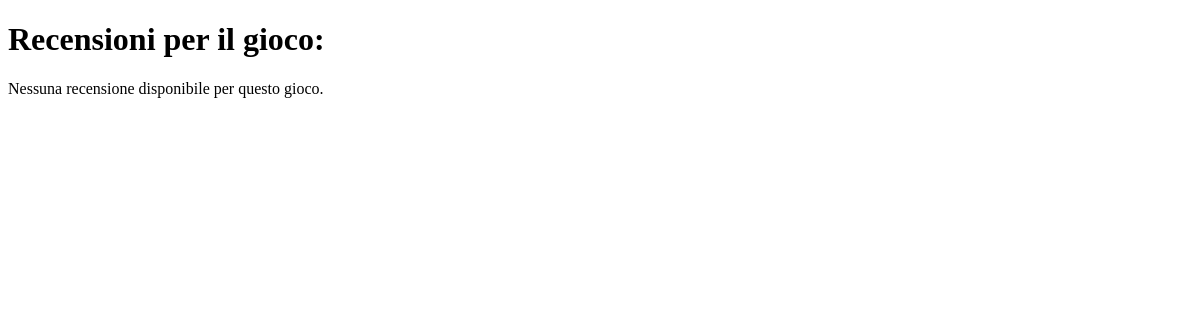
Page /gestione/gameStat/18/ on the earlier database version.
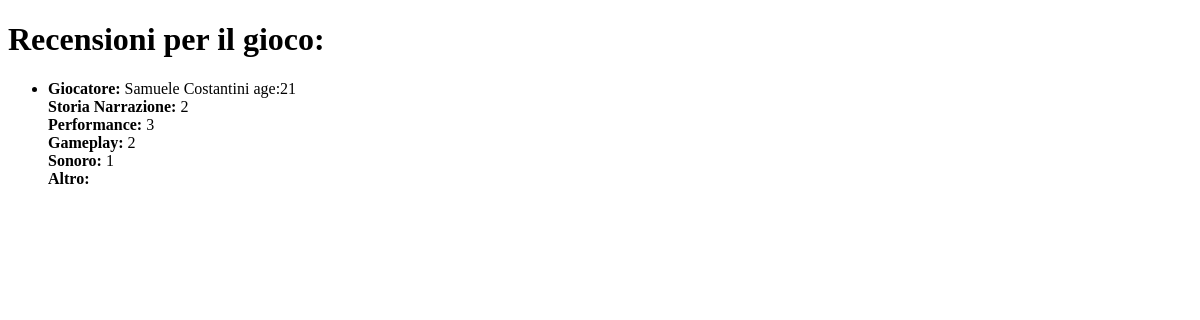
Same page on the later database version.
### gestione/models.py (models this page shows, shortened)
class Review(models.Model):
    game = models.ForeignKey(Game, on_delete=models.CASCADE)
    player = models.ForeignKey(Player, on_delete=models.CASCADE)
    plot_rating = models.PositiveIntegerField(default=1, validators=[MinValueValidator(1), MaxValueValidator(5)])
    music_rating = models.PositiveIntegerField(default=1, validators=[MinValueValidator(1), MaxValueValidator(5)])
    gameplay_rating = models.PositiveIntegerField(default=1, validators=[MinValueValidator(1), MaxValueValidator(5)])
    performance_rating = models.PositiveIntegerField(default=1, validators=[MinValueValidator(1), MaxValueValidator(5)])
    comment = models.TextField()
    class Meta:
        unique_together = ('game', 'player',)

class Player(models.Model):
    user = models.OneToOneField(User, on_delete=models.CASCADE)
    name=models.CharField(max_length=100)
    surname=models.CharField(max_length=100)
    age=models.PositiveIntegerField()
    pict=models.ImageField(upload_to="static/player_img", blank=True, null=True,default="null")
    console = models.CharField(max_length=255, choices=CONSOLE_CHOICES, blank=True, null=True)
    games=models.ManyToManyField(Game)
    country = CountryField()

### gestione/viewsPublisher.py (the view)
# urls.py: path('gameStat/<int:game_id>/',show_game_stat,name='show_game_stat'),
def show_game_stat(request, game_id):
    game=Game.objects.get(pk=game_id)
    reviews=Review.objects.filter(game=game)
    return render(request,'showgameReview.html',{'reviews':reviews})

### webapp/context_processors.py (called while the page is built)
def category_choices_processor(request):
    return {'category_choices': CATEGORY_CHOICES}

def console_choices_processor(request):
    return {'console_choices': CONSOLE_CHOICES}

def category_choices_processor2(request):
    return {'category_choices': CATEGORY_CHOICES2}

def console_choices_processor2(request):
    return {'console_choices': CONSOLE_CHOICES2}

### gestione/templates/showGameReview.html
{% extends 'base.html' %}
{% block content %}
    <h1>Recensioni per il gioco: {{ game.nome }}</h1>
    {% if reviews %}
        <ul>
            {% for review in reviews %}
                <li>
                    <strong>Giocatore:</strong> {{ review.player.name }} {{ review.player.surname }} age:{{review.player.age}}
                    <br>
                    <strong>Storia Narrazione:</strong> {{ review.plot_rating }}
                    <br>
                    <strong>Performance:</strong> {{ review.performance_rating }}
                    <br>
                    <strong>Gameplay:</strong> {{ review.gameplay_rating }}
                    <br>
                    <strong>Sonoro:</strong> {{ review.music_rating }}
                    <br>
                    <strong>Altro:</strong> {{ review.comment }}
                </li>
            {% endfor %}
        </ul>
    {% else %}
        <p>Nessuna recensione disponibile per questo gioco.</p>
    {% endif %}
{% endblock %}

### templates/base.html (shortened to what this page needs)
<!DOCTYPE html>
<html lang="en">
<head>
    {%load static%}
    <link rel="stylesheet" type="text/css" href='{% static "css/homez_style.css" %}'>
</head>
<body>
{% block content %}
{% endblock %}
</body>
</html>

Differences in the rows shown:
added Review: player.name "Samuele", player.surname "Costantini", player.age "21", plot_rating "2", performance_rating "3", gameplay_rating "2", music_rating "1"
Other differences:
text no longer shown: "Nessuna recensione disponibile per questo gioco."
